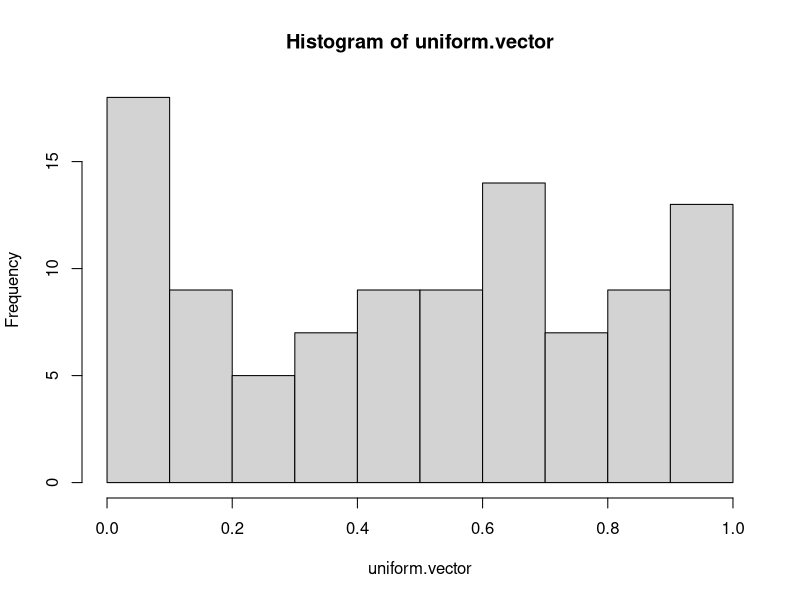
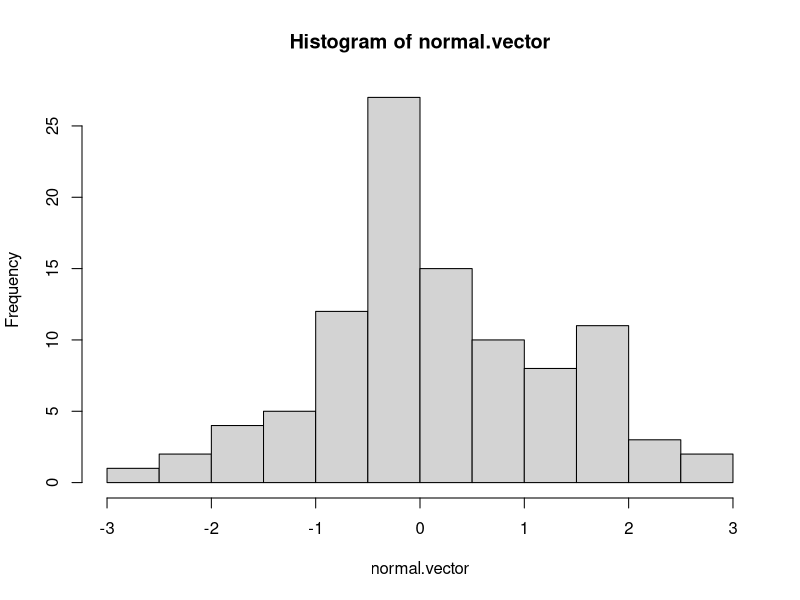

Reproduce these figures in R, in order.
#  R intro


#  The most important command you will use in R is the ?.  If you enter:

?mean

# it will pull up the help information for the mean.  This information
# will contain anything you may need for the given function, and probably
# a lot of information you won't need.  Use it often!

#  You can define variables with an <- sign.  Arrows can point either direction, but
#  some conflicts can arise when pointing the arrow -> instead of <-.  

a<-2
b<-a*2
c<-a/2
d<-a+2

# Remember it is important to have DESCRIPTIVE VARIABLE NAMES!!  These will prevent
# headaches in the future.  It's much easter to remember what input.vector means
# than a or b.  

## R PROGRAMMING ##

# R is a programming language, much like C or Fortran.  R is considerably 
# less complex than true programming languages though, as many of the things you would
# want to do are already created for you.  For example, in fortran, if you were to 
# want to compute the mean of a variable, you would need to write a separate program
# for the mean.  It may look something like:

# PROGRAM mean

# Implicit None

# REAL :: sum.variable,mean
# REAL, DIMENSION(1:n.vars) :: input.variable

# sum.variable = 0

# DO i = 1, n.vars

# sum.variable = input.variable(i) + sum.variable

# END DO

# mean = sum.variable/n.vars

# PRINT *, mean

# END PROGRAM

# Obviously, this is more complicated than simply typing:

# mean(input.variable)

# to obtain a mean value.  That being said, much of the logic
# used in programming in R is similar to that in computer
# programming.  

# There are several types of variables in R, just as there are in 
# programming.  These include:

# REAL:  Those variables which are real numbers, and can include decimals
# COMPLEX:  Those which include both a real part and a non-real part
# INTEGER: Those which only can contain a value that is a whole number.  
# LOGICAL:  Those which can only contain a result of true or false

# You can also use scientific notation in R.  You can represent 1000 mb in 
# pascals (100 000 Pa) as either:

pressure <- 100000
pressure2 <- 10E+5

pressure - pressure2

# As you can see, these are equal to each other.  Now that we have looked at some of the 
# variable types, lets understand the logic of building a R program.  There are a 
# few keywords which are important and analagous to their Fortran/C counterparts.  These
# include if/else and for.  

# The if/else command is a logical test that a programmer can use to tell R to
# do something if certain conditions are met (hence conditional).  This is very useful
# when trying to find numbers within a certain range, test for errors, etc., and will
# be useful in the course.  For example, lets try a simple if  test.  We'll start
# with a simple example.

sample.dataset <- c(2,4,6,8,10)

if (mean(sample.dataset) <=10) {
	show('The test is true!')
	} else  # Here we MUST put the else statement on the same line as the closed brace
{      show('The test is false!')
}

# As you can imagine, this will have numerous applications in what we will do in the 
# class, as well as in program writing in general.  In addition to the if/else statements,
# we can use a for loop.  The for loop will allow you to specify a certain number of times
# to do an action in R.  The notation is as follows:

big.counter <- numeric(100)
for (counter in 1:100) {
	big.counter[counter] <- counter
}

# If we look at what we put into big.counter, we see

big.counter

# So we essentially counted to 100.  This will have applications throughout our work 
# as well.  Your first homework (assigned today) will allow you to experiment with
# these words.  This is crucial to understanding R!

# Lets see how R handles a complex number too.  

complex_number <- sqrt(-4)

# In other words, R doesn't handle complex numbers very well.  This can be 
# overcome, but is not of interest for this course.  


#  You can create vectors in R using c().  Use of a
#  : will allow you to create a sequence of numbers without typing them all
#  out.

sample.vector <- c(1,2,3,4,5,6,7,8,9,10)
sample.vector2 = c(1:10)

#  You can do simple operations to vectors, such as
#  add, subtract, etc.

added.vector <- sample.vector + sample.vector
subtract.vector <- sample.vector - sample.vector

#  Multiplication simply multiplies the individual components of the vector, and 
#  Division is more complex, will cover that later

multiplied.vector <- t(sample.vector) %*% sample.vector

#  Why does this multiplication result in a single number?

#  We will also need to look at how to make matrices in R.  To do this, we require
#  an input vector we wish to convert to a matrix.  If we don't give it one, it will
#  instead create a matrix of NAs over our specified size.  Lets try one.

vector<-c(1,0,1,2,1,0)
sample.matrix<-matrix(vector,nrow=2,ncol=3,byrow=T)

#  The byrow tag tells R to read the vector row by row instead of column by
#  column.  This is very useful when reading in data files, as you will see
#  later in the class.  If we do not give R a data vector:

sample.matrix2<-matrix(nrow=2,ncol=3,byrow=T)

#  Then you see we get a matrix of NAs, which is not helpful.

#  If we consider our sample.matrix, we can look at individual components by:

matrix.component <- sample.matrix[2,1]

#  As you saw above, you can compute the transpose of the matrix
#  with a function.  Function notation is done as     function.name(options).  Often, *.m files have
#  the various function options at their beginning, and should be analyzed before using the functions.
#  The transpose can also be computed by adding a ' symbol at the end of the variable name.


t.sample.matrix <- t(sample.matrix)

#  USING THE APOSTROPHE DOES NOT WORK IN R FOR THE TRANSPOSE!!!
#  You can do matrix operations, the same as vector operations.  To matrix multiply, you must be sure
#  the dimensions are correct or R will give you an error message.

multiplied.matrix <- sample.matrix %*% t.sample.matrix

#  What  is special about this matrix?

#  You can also invert square matrices using the inv() function

inverse.matrix <- solve(multiplied.matrix)

#  Just to test that the inversion is correct:

identity.matrix <- multiplied.matrix %*% inverse.matrix

#  Is this the identity matrix?

#  Creating an identity matrix is not as straightforward in R as it was in Matlab.
#  We need to use the diag command.

big.identity.matrix<-diag(x=1,20)

#  You can also generate random matrices based off of either the normal distribution or the uniform distribution.  More on these
#  later.  To generate the uniform distribution, use:

uniform.vector <- runif(100,0,1)

#  which provides a 100 X 1 matrix, or a 100 piece vector

#  And the normal distribution

normal.vector <- rnorm(100,0,1)

#  The semicolon  at the end of the previous two code lines tells R to not output the entire result of the expression.  This
#  is useful to avoid lots of data scrolling while you work, and is faster.  

#  Lets look at how these matrices appear.  We will plot a histogram of each vector.  To view a histogram, use the hist( ) command.

hist(uniform.vector)

#  Why does this histogram look differently on your screen than on mine?

#  Lets try the normal distribution

hist(normal.vector)

#  Since this is the normal distribution, the largest number of data points should cluster near the 0 mean, which they do.  This
#  has the typical bell-shaped curve that is expected from the normal distribution.


#  You can compute simple statistics on vectors and matrices.  Many statistics are possible, including:

mean.vector <- mean(normal.vector)
variance.vector <- var(normal.vector)
standard.deviation.vector <- sd(normal.vector)
maximum.value <- max(normal.vector)
minimum.value <- min(normal.vector)
median.value <- median(normal.vector)
mode.value <- mode(normal.vector)


#  Is the normal vector you created biased in any way?  




